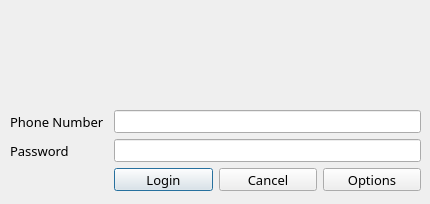
<?xml version="1.0" encoding="UTF-8"?>
<ui version="4.0">
 <class>Dialog</class>
 <widget class="QDialog" name="Dialog">
  <property name="enabled">
   <bool>true</bool>
  </property>
  <property name="geometry">
   <rect>
    <x>0</x>
    <y>0</y>
    <width>430</width>
    <height>204</height>
   </rect>
  </property>
  <property name="sizePolicy">
   <sizepolicy hsizetype="Fixed" vsizetype="Fixed">
    <horstretch>0</horstretch>
    <verstretch>0</verstretch>
   </sizepolicy>
  </property>
  <property name="minimumSize">
   <size>
    <width>0</width>
    <height>0</height>
   </size>
  </property>
  <property name="baseSize">
   <size>
    <width>430</width>
    <height>200</height>
   </size>
  </property>
  <property name="font">
   <font>
    <family>Fira Code Medium</family>
    <pointsize>10</pointsize>
   </font>
  </property>
  <property name="windowTitle">
   <string>OIC Login</string>
  </property>
  <property name="autoFillBackground">
   <bool>false</bool>
  </property>
  <property name="sizeGripEnabled">
   <bool>false</bool>
  </property>
  <property name="modal">
   <bool>false</bool>
  </property>
  <widget class="QLabel" name="label_2">
   <property name="geometry">
    <rect>
     <x>0</x>
     <y>0</y>
     <width>431</width>
     <height>101</height>
    </rect>
   </property>
   <property name="text">
    <string>&lt;html&gt;&lt;head/&gt;&lt;body&gt;&lt;p&gt;&lt;img src=&quot;:/loginHeader/header_background_logo.gif&quot;/&gt;&lt;/p&gt;&lt;/body&gt;&lt;/html&gt;</string>
   </property>
  </widget>
  <widget class="QWidget" name="">
   <property name="geometry">
    <rect>
     <x>10</x>
     <y>110</y>
     <width>411</width>
     <height>81</height>
    </rect>
   </property>
   <layout class="QGridLayout" name="gridLayout">
    <item row="0" column="0">
     <widget class="QLabel" name="label">
      <property name="font">
       <font>
        <family>Fira Code Medium</family>
        <pointsize>10</pointsize>
       </font>
      </property>
      <property name="text">
       <string>Phone Number</string>
      </property>
     </widget>
    </item>
    <item row="0" column="1" colspan="3">
     <widget class="QLineEdit" name="phone_field">
      <property name="font">
       <font>
        <family>Fira Code Medium</family>
        <pointsize>10</pointsize>
       </font>
      </property>
     </widget>
    </item>
    <item row="1" column="0">
     <widget class="QLabel" name="label_3">
      <property name="font">
       <font>
        <family>Fira Code Medium</family>
        <pointsize>10</pointsize>
       </font>
      </property>
      <property name="text">
       <string>Password</string>
      </property>
     </widget>
    </item>
    <item row="1" column="1" colspan="3">
     <widget class="QLineEdit" name="password_field">
      <property name="font">
       <font>
        <family>Fira Code Medium</family>
        <pointsize>10</pointsize>
       </font>
      </property>
      <property name="autoFillBackground">
       <bool>false</bool>
      </property>
      <property name="EchoMode" stdset="0">
       <string>Passowrd</string>
      </property>
     </widget>
    </item>
    <item row="2" column="1">
     <widget class="QPushButton" name="login_button">
      <property name="enabled">
       <bool>true</bool>
      </property>
      <property name="sizePolicy">
       <sizepolicy hsizetype="Minimum" vsizetype="Fixed">
        <horstretch>0</horstretch>
        <verstretch>0</verstretch>
       </sizepolicy>
      </property>
      <property name="font">
       <font>
        <family>Fira Code Medium</family>
        <pointsize>10</pointsize>
       </font>
      </property>
      <property name="text">
       <string>Login</string>
      </property>
     </widget>
    </item>
    <item row="2" column="2">
     <widget class="QPushButton" name="cancel_button">
      <property name="font">
       <font>
        <family>Fira Code Medium</family>
        <pointsize>10</pointsize>
       </font>
      </property>
      <property name="text">
       <string>Cancel</string>
      </property>
     </widget>
    </item>
    <item row="2" column="3">
     <widget class="QPushButton" name="options_button">
      <property name="font">
       <font>
        <family>Fira Code Medium</family>
        <pointsize>10</pointsize>
       </font>
      </property>
      <property name="text">
       <string>Options</string>
      </property>
     </widget>
    </item>
   </layout>
  </widget>
 </widget>
 <tabstops>
  <tabstop>phone_field</tabstop>
  <tabstop>password_field</tabstop>
  <tabstop>login_button</tabstop>
  <tabstop>cancel_button</tabstop>
  <tabstop>options_button</tabstop>
 </tabstops>
 <resources>
  <include location="main_images.qrc"/>
 </resources>
 <connections/>
</ui>
